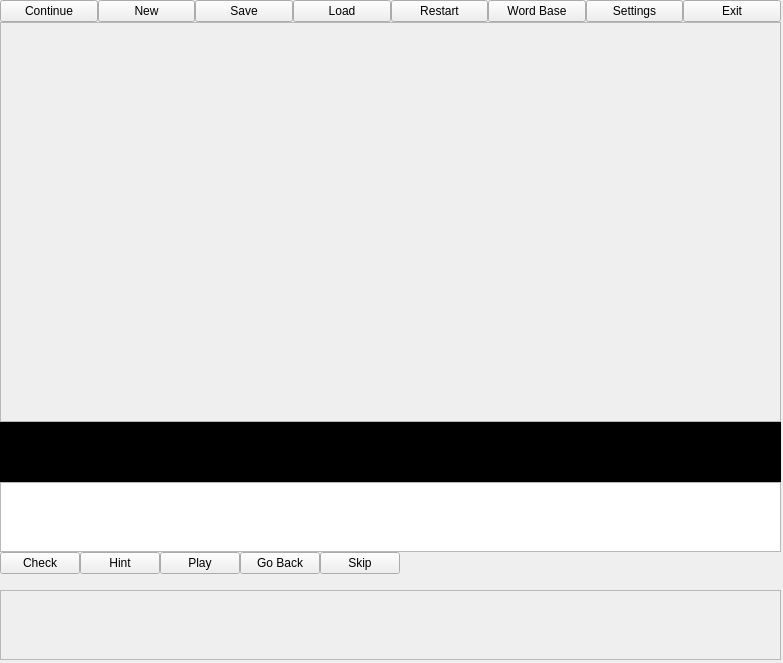
<?xml version="1.0" encoding="UTF-8"?>
<ui version="4.0">
 <class>SubteacherWindow</class>
 <widget class="QMainWindow" name="SubteacherWindow">
  <property name="geometry">
   <rect>
    <x>0</x>
    <y>0</y>
    <width>783</width>
    <height>663</height>
   </rect>
  </property>
  <property name="windowTitle">
   <string>MainWindow</string>
  </property>
  <property name="autoFillBackground">
   <bool>false</bool>
  </property>
  <property name="tabShape">
   <enum>QTabWidget::Rounded</enum>
  </property>
  <widget class="QWidget" name="centralwidget">
   <widget class="QWidget" name="verticalLayoutWidget">
    <property name="geometry">
     <rect>
      <x>0</x>
      <y>0</y>
      <width>781</width>
      <height>660</height>
     </rect>
    </property>
    <layout class="QVBoxLayout" name="mainLayout">
     <property name="spacing">
      <number>0</number>
     </property>
     <item>
      <layout class="QHBoxLayout" name="upperButtonLayout">
       <item>
        <widget class="QPushButton" name="continueButton">
         <property name="text">
          <string>Continue</string>
         </property>
        </widget>
       </item>
       <item>
        <widget class="QPushButton" name="newButton">
         <property name="text">
          <string>New</string>
         </property>
        </widget>
       </item>
       <item>
        <widget class="QPushButton" name="saveButton">
         <property name="text">
          <string>Save</string>
         </property>
        </widget>
       </item>
       <item>
        <widget class="QPushButton" name="loadButton">
         <property name="text">
          <string>Load</string>
         </property>
        </widget>
       </item>
       <item>
        <widget class="QPushButton" name="restartButton">
         <property name="text">
          <string>Restart</string>
         </property>
        </widget>
       </item>
       <item>
        <widget class="QPushButton" name="wordbaseButton">
         <property name="text">
          <string>Word Base</string>
         </property>
        </widget>
       </item>
       <item>
        <widget class="QPushButton" name="settingsButton">
         <property name="text">
          <string>Settings</string>
         </property>
        </widget>
       </item>
       <item>
        <widget class="QPushButton" name="exitButton">
         <property name="text">
          <string>Exit</string>
         </property>
        </widget>
       </item>
      </layout>
     </item>
     <item>
      <widget class="QFrame" name="videoFrame">
       <property name="minimumSize">
        <size>
         <width>0</width>
         <height>400</height>
        </size>
       </property>
       <property name="frameShape">
        <enum>QFrame::StyledPanel</enum>
       </property>
       <property name="frameShadow">
        <enum>QFrame::Raised</enum>
       </property>
      </widget>
     </item>
     <item>
      <widget class="QLabel" name="subLabel">
       <property name="minimumSize">
        <size>
         <width>0</width>
         <height>60</height>
        </size>
       </property>
       <property name="font">
        <font>
         <family>Andale Mono</family>
         <pointsize>12</pointsize>
        </font>
       </property>
       <property name="layoutDirection">
        <enum>Qt::LeftToRight</enum>
       </property>
       <property name="styleSheet">
        <string notr="true">background-color: #000000;
color: #f7f7f7;</string>
       </property>
       <property name="text">
        <string/>
       </property>
       <property name="wordWrap">
        <bool>false</bool>
       </property>
       <property name="margin">
        <number>5</number>
       </property>
      </widget>
     </item>
     <item>
      <widget class="QTextEdit" name="ansEdit">
       <property name="maximumSize">
        <size>
         <width>16777215</width>
         <height>70</height>
        </size>
       </property>
       <property name="font">
        <font>
         <family>Andale Mono</family>
         <pointsize>12</pointsize>
        </font>
       </property>
       <property name="styleSheet">
        <string notr="true"/>
       </property>
       <property name="html">
        <string>&lt;!DOCTYPE HTML PUBLIC &quot;-//W3C//DTD HTML 4.0//EN&quot; &quot;http://www.w3.org/TR/REC-html40/strict.dtd&quot;&gt;
&lt;html&gt;&lt;head&gt;&lt;meta name=&quot;qrichtext&quot; content=&quot;1&quot; /&gt;&lt;style type=&quot;text/css&quot;&gt;
p, li { white-space: pre-wrap; }
&lt;/style&gt;&lt;/head&gt;&lt;body style=&quot; font-family:'Andale Mono'; font-size:12pt; font-weight:400; font-style:normal;&quot;&gt;
&lt;p style=&quot;-qt-paragraph-type:empty; margin-top:0px; margin-bottom:0px; margin-left:0px; margin-right:0px; -qt-block-indent:0; text-indent:0px;&quot;&gt;&lt;/p&gt;&lt;/body&gt;&lt;/html&gt;</string>
       </property>
      </widget>
     </item>
     <item>
      <layout class="QHBoxLayout" name="horizontalLayout">
       <item>
        <widget class="QPushButton" name="checkButton">
         <property name="text">
          <string>Check</string>
         </property>
         <property name="shortcut">
          <string/>
         </property>
         <property name="checkable">
          <bool>false</bool>
         </property>
         <property name="checked">
          <bool>false</bool>
         </property>
        </widget>
       </item>
       <item>
        <widget class="QPushButton" name="hintButton">
         <property name="text">
          <string>Hint</string>
         </property>
        </widget>
       </item>
       <item>
        <widget class="QPushButton" name="playButton">
         <property name="text">
          <string>Play</string>
         </property>
         <property name="checkable">
          <bool>true</bool>
         </property>
        </widget>
       </item>
       <item>
        <widget class="QPushButton" name="goBackButton">
         <property name="text">
          <string>Go Back</string>
         </property>
        </widget>
       </item>
       <item>
        <widget class="QPushButton" name="skipButton">
         <property name="text">
          <string>Skip</string>
         </property>
        </widget>
       </item>
       <item>
        <spacer name="horizontalSpacer">
         <property name="orientation">
          <enum>Qt::Horizontal</enum>
         </property>
         <property name="sizeHint" stdset="0">
          <size>
           <width>40</width>
           <height>20</height>
          </size>
         </property>
        </spacer>
       </item>
      </layout>
     </item>
     <item>
      <spacer name="verticalSpacer">
       <property name="orientation">
        <enum>Qt::Vertical</enum>
       </property>
       <property name="sizeHint" stdset="0">
        <size>
         <width>20</width>
         <height>40</height>
        </size>
       </property>
      </spacer>
     </item>
     <item>
      <widget class="QTextEdit" name="trEdit">
       <property name="enabled">
        <bool>false</bool>
       </property>
       <property name="maximumSize">
        <size>
         <width>16777215</width>
         <height>70</height>
        </size>
       </property>
       <property name="font">
        <font>
         <family>Andale Mono</family>
         <pointsize>12</pointsize>
        </font>
       </property>
       <property name="styleSheet">
        <string notr="true"/>
       </property>
       <property name="verticalScrollBarPolicy">
        <enum>Qt::ScrollBarAlwaysOff</enum>
       </property>
       <property name="html">
        <string>&lt;!DOCTYPE HTML PUBLIC &quot;-//W3C//DTD HTML 4.0//EN&quot; &quot;http://www.w3.org/TR/REC-html40/strict.dtd&quot;&gt;
&lt;html&gt;&lt;head&gt;&lt;meta name=&quot;qrichtext&quot; content=&quot;1&quot; /&gt;&lt;style type=&quot;text/css&quot;&gt;
p, li { white-space: pre-wrap; }
&lt;/style&gt;&lt;/head&gt;&lt;body style=&quot; font-family:'Andale Mono'; font-size:12pt; font-weight:400; font-style:normal;&quot;&gt;
&lt;p style=&quot;-qt-paragraph-type:empty; margin-top:0px; margin-bottom:0px; margin-left:0px; margin-right:0px; -qt-block-indent:0; text-indent:0px;&quot;&gt;&lt;/p&gt;&lt;/body&gt;&lt;/html&gt;</string>
       </property>
      </widget>
     </item>
    </layout>
   </widget>
  </widget>
  <widget class="QMenuBar" name="menubar">
   <property name="geometry">
    <rect>
     <x>0</x>
     <y>0</y>
     <width>783</width>
     <height>27</height>
    </rect>
   </property>
  </widget>
 </widget>
 <resources/>
 <connections/>
</ui>
